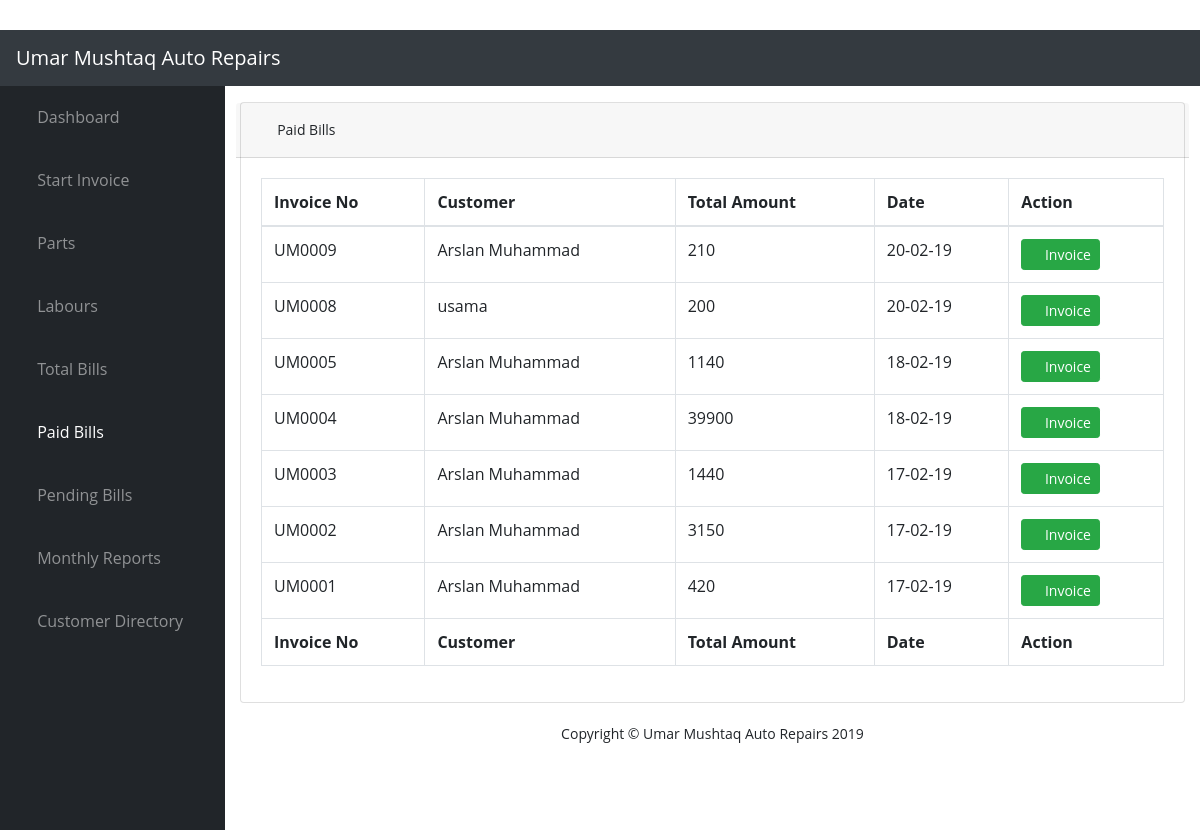
Page /PaidBills (signed in) on the earlier database version.
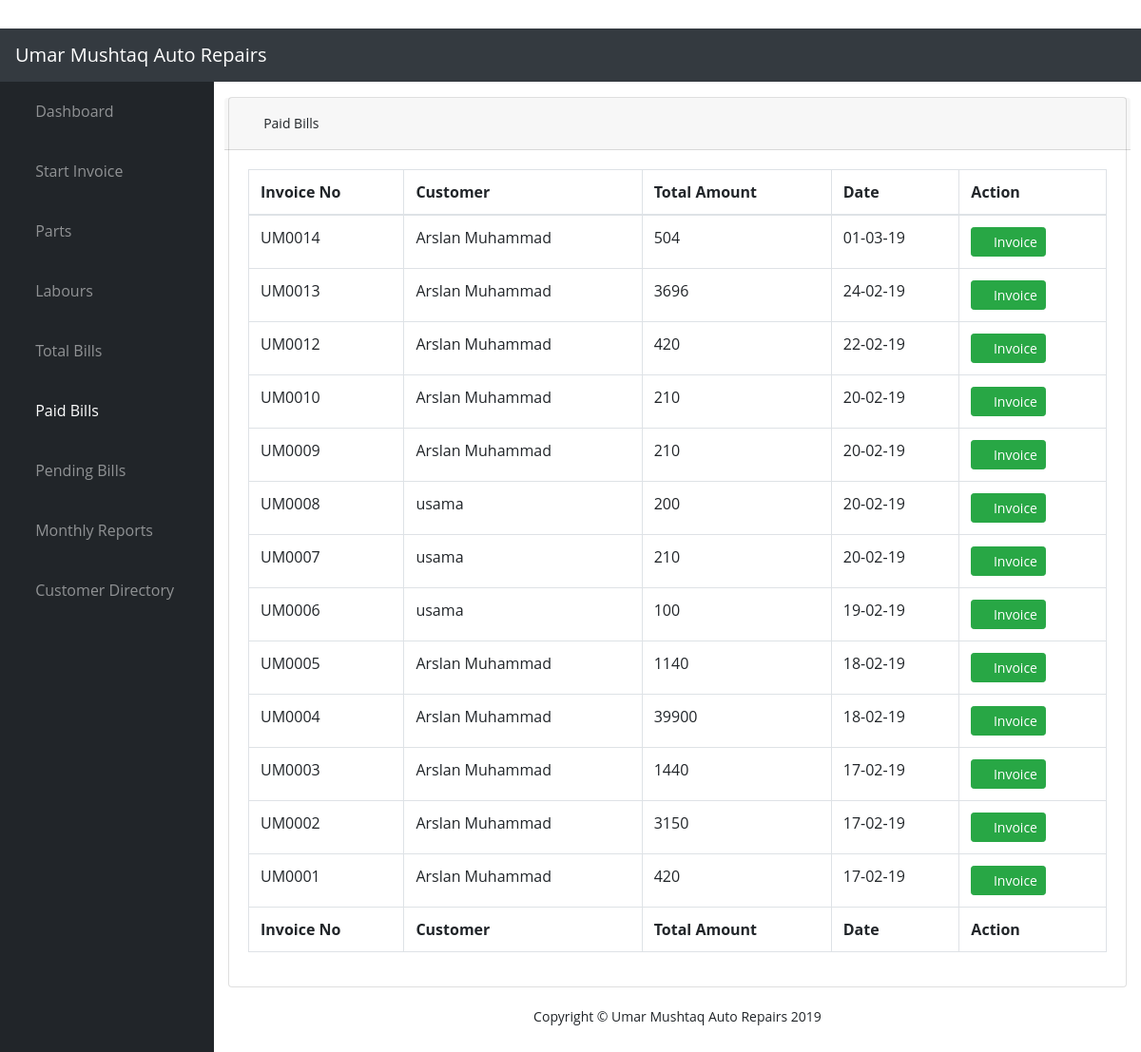
Same page on the later database version.
### app/models.py (models this page shows)
class Invoice(models.Model):
    invoiceNo = models.CharField(max_length=10, blank=True)
    customer = models.ForeignKey(Customer, null=True)
    plate = models.CharField(max_length=20)
    model = models.CharField(max_length=20)
    AC_CHOICES = ((True, 'AC'), (False, 'Non AC'))
    isAC = models.BooleanField(choices=AC_CHOICES, default='AC')
    Tran_CHOICES = ((True, 'Automatic'), (False, 'Manual'))
    transmission = models.BooleanField(choices=Tran_CHOICES, default='Automatic')
    color = models.CharField(max_length=20)
    miles = models.CharField(max_length=20)
    motor = models.CharField(max_length=20)
    year = models.CharField(max_length=20)
    partTotal = models.PositiveIntegerField(default = 0)
    labourTotal = models.PositiveIntegerField(default = 0)
    taxAmount = models.DecimalField(default = 0, max_digits=10, decimal_places=2)
    totalAmount = models.DecimalField(default = 0, validators=[MinValueValidator(0)], max_digits=10, decimal_places=2)
    discount = models.PositiveIntegerField(default = 0, validators=[MaxValueValidator(100)])
    grandTotal = models.PositiveIntegerField()
    paid = models.PositiveIntegerField()
    balance = models.IntegerField()
    status = models.BooleanField()
    due_date = models.DateField(default=datetime.now)
    date_created = models.DateTimeField(default=datetime.now, blank=True)
    date_modified = models.DateTimeField(default=datetime.now, blank=True)

class Customer(models.Model):
    name = models.CharField(max_length=200)
    address = models.CharField(max_length=200)
    contact = models.CharField(max_length=200)
    email = models.EmailField(max_length=200)
    date_created = models.DateTimeField(default=datetime.now, blank=True)
    date_modified = models.DateTimeField(default=datetime.now, blank=True)

### app/views.py (the view)
# urls.py: url(r'^PaidBills$', app.views.paidBills, name='paidBills'),
@login_required(login_url='/login/')
def paidBills(request, template_name='app/paidBills.html'):
    bills = Invoice.objects.filter(status=True).order_by('-date_created')
    data = {
            "paidBills": "active",
            'title':'Paid Bills',
            'year':datetime.now().year
           }
    data['bills'] = bills
    return render(request, template_name, data)

### app/templates/app/paidBills.html
{% extends "app/layout.html" %}
{% block content %}
{% load widget_tweaks %}
    <div class="container-fluid">
        <div class="card mb-3">
            <div class="card-header form-row">
                <span><i class="fas fa-fw fa-money-bill-alt"></i> Paid Bills </span>
            </div>
            <div class="card-body">
                <div class="table-responsive">
                    {% if bills %}
                    <table class="table table-bordered" id="dataTable" width="100%" cellspacing="0">
                        <thead>
                            <tr>
                                <th>Invoice No</th>
                                <th>Customer</th>
                                <th>Total Amount</th>
                                <th>Date</th>
                                <th>Action</th>
                            </tr>
                        </thead>
                        <tfoot>
                            <tr>
                                <th>Invoice No</th>
                                <th>Customer</th>
                                <th>Total Amount</th>
                                <th>Date</th>
                                <th>Action</th>
                            </tr>
                        </tfoot>
                        <tbody>
                            {% for bill in bills %}
                            <tr>
                                <td>{{bill.invoiceNo}}</td>
                                <td>{{bill.customer.name}}</td>
                                <td>{{bill.grandTotal}}</td>
                                <td>{{bill.date_created|date:"d-m-y"}}</td>
                                <td>
                                    <a href="{% url 'invoice' bill.id %}" class="btn btn-success btn-sm">
                                        <i class="fas fa-file-invoice-dollar"></i> Invoice
                                    </a>
                                </td>
                            </tr>
                            {% endfor %}
                        </tbody>
                    </table>
                    {% endif %}
                </div>
            </div>
        </div>
    </div>
{% endblock %}

Differences in the rows shown:
added Invoice: invoiceNo "UM0014", customer.name "Arslan Muhammad", grandTotal "504", date_created "01-03-19"
added Invoice: invoiceNo "UM0013", customer.name "Arslan Muhammad", grandTotal "3696", date_created "24-02-19"
added Invoice: invoiceNo "UM0012", customer.name "Arslan Muhammad", grandTotal "420", date_created "22-02-19"
now on this page (row edited): Invoice: invoiceNo "UM0010", customer.name "Arslan Muhammad", grandTotal "210", date_created "20-02-19"
now on this page (row edited): Invoice: invoiceNo "UM0007", customer.name "usama", grandTotal "210", date_created "20-02-19"
now on this page (row edited): Invoice: invoiceNo "UM0006", customer.name "usama", grandTotal "100", date_created "19-02-19"
